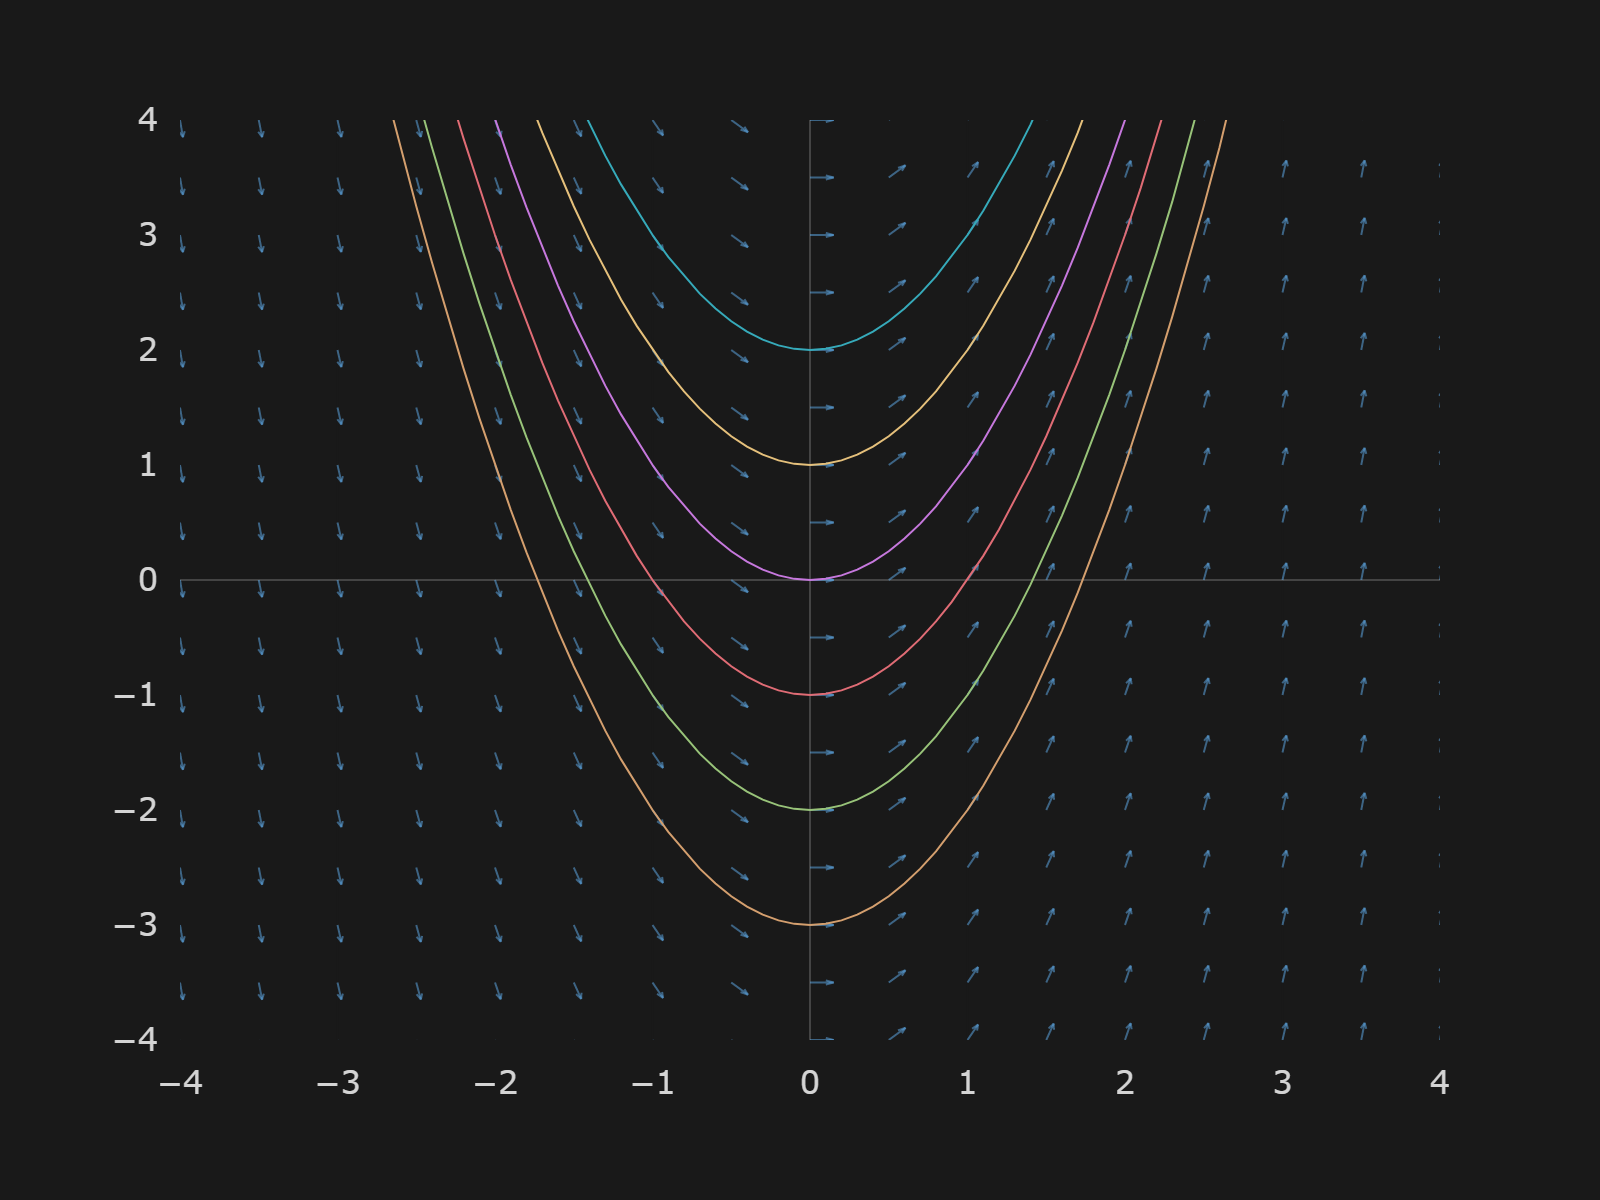

Python code for this plot:
import numpy as np
import plotly.graph_objects as go
import plotly.express as px
import plotly.figure_factory as ff

custom_colors = {"Blue": "#61AFEF", "Orange": "#D49F6E", "Green": "#98C379", "Rose": "#E06C75",
                 "Purple": "#C678DD", "Gold": "#E5C07B", "Cyan": "#36AABA", 0: "#61AFEF", 1: "#D49F6E",
                 2: "#98C379", 3: "#E06C75", 4: "#C678DD", 5: "#E5C07B", 6: "#36AABA", "LightCyan": "#56B6C2",
                 "AltOrange": "#D19A66", "Red": "#BE5046", "RoyaBlue": "#528BFF", "Gray": "#ABB2BF",
                 "LightGray": "#CCCCCC", "LightBlack": "#282C34", "Black": "#1D2025"}

custom = go.layout.Template()

custom.layout.plot_bgcolor = '#191919'
custom.layout.paper_bgcolor = '#191919'
custom.layout.font.color = '#d4d4d4'

custom.layout.title.font.size = 20
custom.layout.title.font.family = 'Segoe UI'
custom.layout.title.x = 0.5

custom.layout.xaxis.gridcolor = '#191919'
custom.layout.yaxis.gridcolor = '#191919'

custom.layout.margin.pad = 10
custom.layout.margin.l = 90
custom.layout.margin.t = 60
custom.layout.xaxis.title.standoff = 25
custom.layout.yaxis.title.standoff = 25

custom.layout.width = 800
custom.layout.height = 600


def f(x, c):
    return x**2 + c


def df(x):
    return 2*x


x, y = np.meshgrid(np.arange(-4, 4.5, .5), np.arange(-4, 4.5, .5))
dy = df(x)
dx = np.ones(dy.shape)

dyu = dy / np.sqrt(dx**2 + dy**2)
dxu = dx / np.sqrt(dx**2 + dy**2)

fig = ff.create_quiver(x, y, dxu, dyu, scale=.15, arrow_scale=.35, line=dict(width=1, color="rgba(97, 175, 239, 0.5)"))

x = np.arange(-4, 4.5, .1)

for i in range(0, 6):
    fig.add_trace(go.Scatter(x=x, y=f(x, i - 3), mode="lines", line=dict(color=custom_colors[i+1], width=1)))

fig.update_layout(template=custom, yaxis_range=[-4, 4], xaxis_range=[-4, 4], showlegend=False)
fig.update_layout(font=dict(size=16), title=dict(font=dict(size=28)), xaxis_title="", yaxis_title="",
                  xaxis_ticksuffix="", yaxis_ticksuffix="")

fig.write_image("DiffEq-1.png", scale=2)
